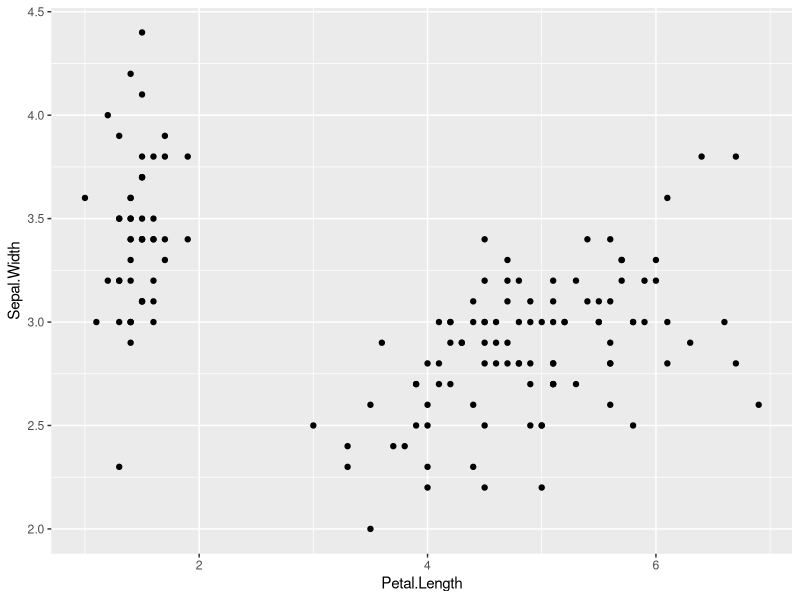
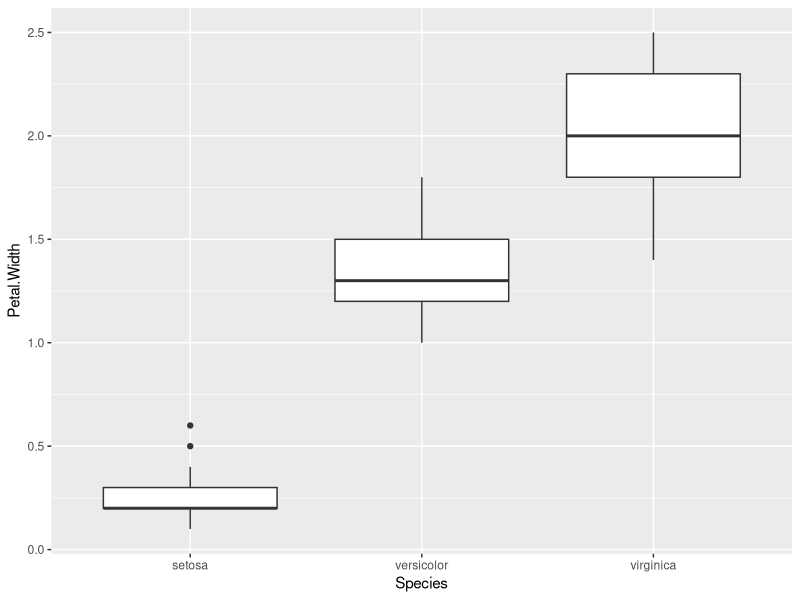
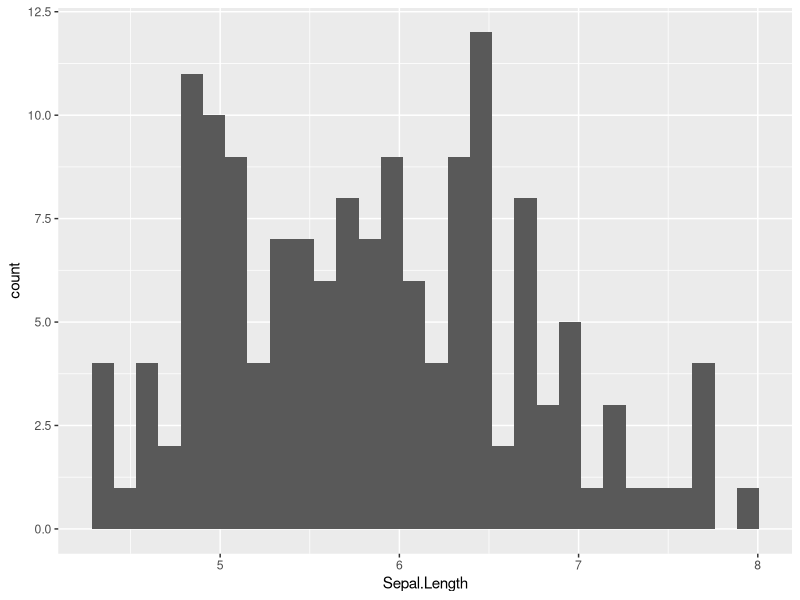
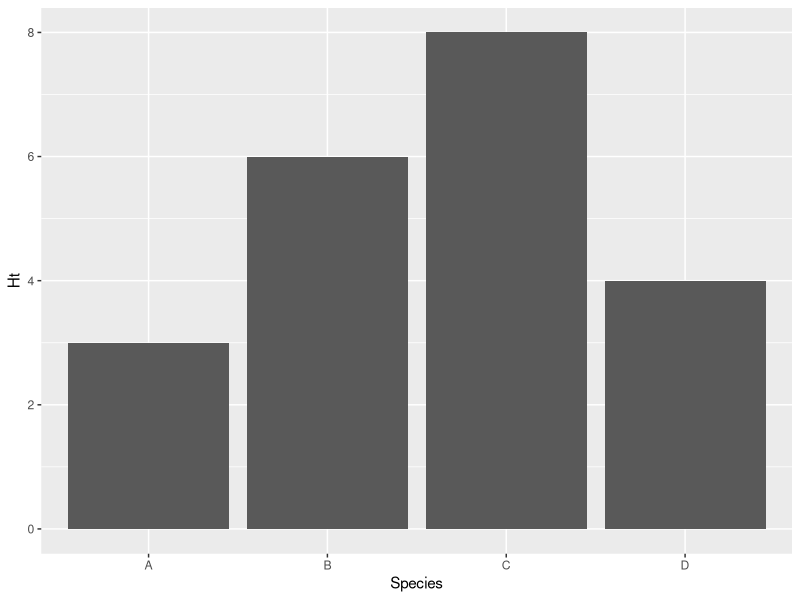
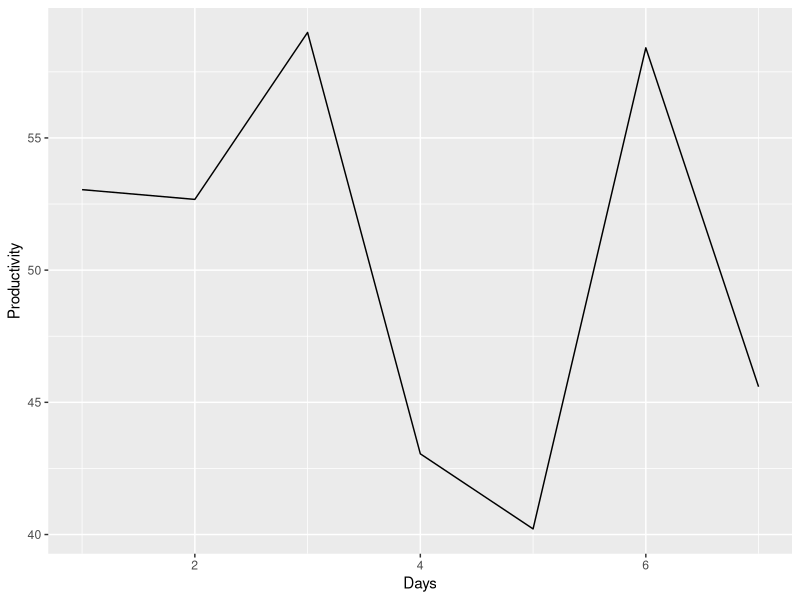
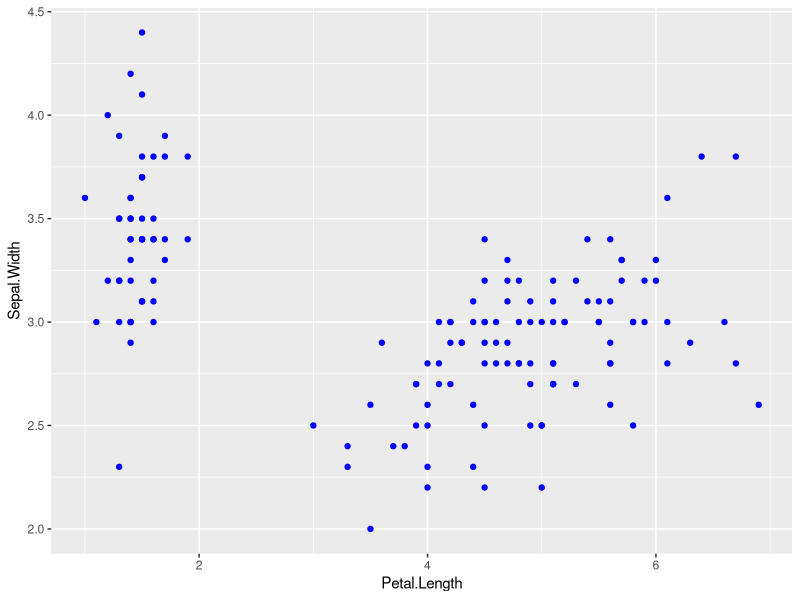
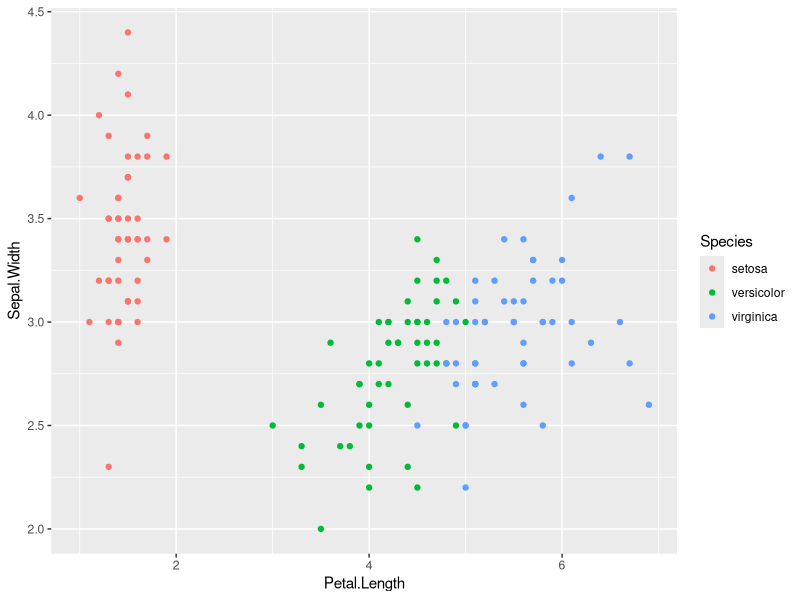
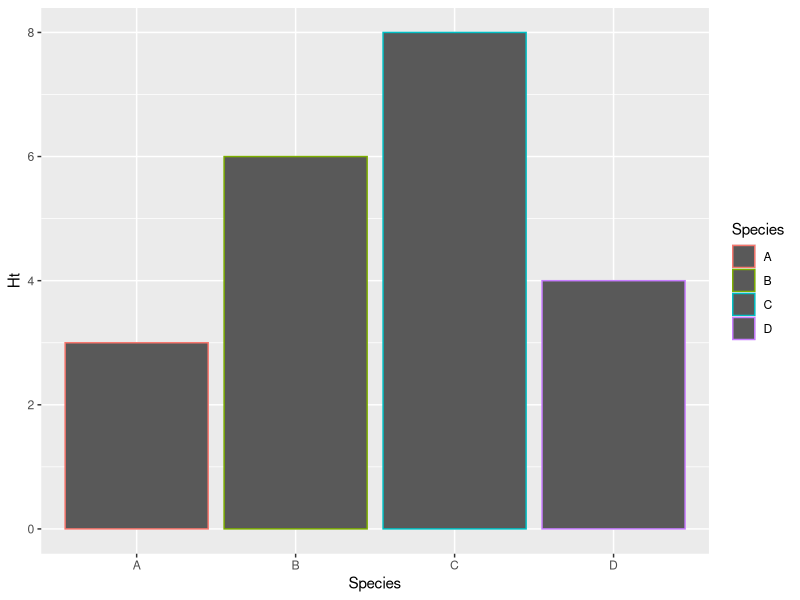

R code for these plots, in order: (Note: this script raises an error after producing the figures.)
##################### R Workshop: Graphing with ggplot2 #######################
                            ## Jennifer Bufford ##
                      ## jennifer.bufford@lincoln.ac.nz ##
                             # December 15, 2014 #

###############################################################################

#Input: iris

#Requires: ggplot2, plyr

#Output: Iris Graphs.pdf
#        ggplot Graphs.RData

#This script will run through examples of the following aspects of graping in ggplot:
#   simple plots
#   changing colour, shape, linetype, scales, etc.
#   adding regression lines and smoothers
#   spliting plots by groups using "facet"
#   bar plot with error bars
#   using theme() and base plots

#The script also looks at some alternate ways to calculate means and standard errors
#   and uses merge()

###############################################################################


#setwd("R Stats/R Workshop")

data(iris)


## Load Required Packages ##

#Note, you may have to install one or more of these packages, first
library(ggplot2)
library(plyr)


# pdf(file="Iris Graphs.pdf", width=16, height=8)



##### Background about ggplot #################################################


# ggplot2 (package by Hadley Wickham)
# 
# Advantages:
#   Easy to make nice plots
#   Easy to plot colours/shapes, legends, error bars
# 
# Challenges:
#   Very different grammar than plot()
#   Often need specific data formatting in order to plot
#   Some (intentional) limits



##### Grammar of Graphics #####################################################


# ggplot uses the "grammar of graphics", which is quite different from plot()
# Here are some basics to get you started:

# Plot in layers
#     ggplot() sets up overall plot
#     Use + to add new layers (e.g. points, scales, etc.)
# Aesthetics (mapping) = data
#     aes(x=, y=)
# Geometries = plots the data 
#     geom_something() (e.g. bars, lines, points)
# Scales = configures the layers
#     scale_something() 
# Themes = overall appearance
#     theme()



##### Help for ggplot #########################################################


#http://www.cookbook-r.com/Graphs/
#http://docs.ggplot2.org/current/
#http://ramnathv.github.io/pycon2014-r/visualize/ggplot2.html



##### Examples and Exercises ##################################################


## Below are some exercises, some of which are done as examples and some which
##    ask you to make a plot yourself.  
##  Answers to the exercises are in Graphing w ggplot2 Answers.R



##### Format Data #############################################################


str(iris)

iris$Loc <- factor(rep(c('ChicChocs',"LawrenceRiver",'ChaleurBay'), 50))
iris$Habitat <- factor(sample(c('meadow','marsh','riparian'), 150, replace=T))




##### Simple Plots ############################################################


## Scatterplot ##

ggplot(data=iris, aes(x=Petal.Length, y=Sepal.Width)) + geom_point()


## Boxplot ##

ggplot(data=iris, aes(x=Species, y=Petal.Width)) + geom_boxplot()


## Histogram ##

ggplot(data=iris, aes(x=Sepal.Length)) + geom_histogram()


## Bar Plot ##

#generate data
bar.dat <- data.frame("Ht"=rpois(4, 5), 'Species'=c('A','B','C','D'))

ggplot(data=bar.dat, aes(x=Species, y=Ht)) + geom_bar(stat="identity")


## Line Plot ##

#generate data
line.dat <- data.frame('Days'=1:7, 'Productivity'=rnorm(7,50,10))

ggplot(data=line.dat, aes(x=Days, y=Productivity)) + geom_line()


## Exercise: Line and Point Plot ##
#Use line.dat for your plot





##### Changing Shape, Colour ##################################################


## Change Colour ##

#all points one colour
ggplot(data=iris, aes(x=Petal.Length, y=Sepal.Width)) + geom_point(colour="blue")

#points are coloured by species
ggplot(data=iris, aes(x=Petal.Length, y=Sepal.Width, colour=Species)) + geom_point()

#the difference between colour and fill
ggplot(data=bar.dat, aes(x=Species, y=Ht, colour=Species)) + geom_bar(stat='identity')
ggplot(data=bar.dat, aes(x=Species, y=Ht, fill=Species)) + geom_bar(stat='identity')


## Change Shape Type ##

#points all have the same shape
ggplot(data=iris, aes(x=Petal.Length, y=Sepal.Width)) + geom_point(shape=2)

#points are shaped by Species
ggplot(data=iris, aes(x=Petal.Length, y=Sepal.Width, shape=Species)) + geom_point()


## Change Line Type ##

#points all have the same shape
ggplot(data=line.dat, aes(x=Days, y=Productivity)) + geom_line(lty=2, size=3)


## Change Size ##

#points all have the same size
ggplot(data=iris, aes(x=Petal.Length, y=Sepal.Width)) + geom_point(size=6)

#points are sized by Species
ggplot(data=iris, aes(x=Petal.Length, y=Sepal.Width, size=Species)) + geom_point()


## Exercise: Change Colour, Shape & Size ##
#Set a colour by species, shape by habitat and size by location





##### Modifying Scales ########################################################


## Modify scale labels ##

ggplot(data=iris, aes(x=Petal.Length, y=Sepal.Width, colour=Species)) +
  geom_point(size=6) + ylab('Sepal Width (cm)') + xlab('Petal Length (cm)')


## Modify X-Y Scales ##

#Set min and max
ggplot(data=iris, aes(x=Petal.Length, y=Sepal.Width, colour=Species)) +
  geom_point(size=6) +
  scale_x_continuous(name="Petal Length (cm)", limits=c(3,7))

#Set tick labels
ggplot(data=iris, aes(x=Petal.Length, y=Sepal.Width, colour=Species)) +
  geom_point(size=6) +
  scale_x_continuous(name="Petal Length (cm)", breaks=seq(1,7, by=1))

#Set axis using expand
ggplot(data=iris, aes(x=Petal.Length, y=Sepal.Width, colour=Species)) +
  geom_point(size=6) +
  scale_y_continuous(name="Sepal Width (cm)", expand=c(0,0.1))


## Set Colour Scale ##

ggplot(data=iris, aes(x=Petal.Length, y=Sepal.Width, colour=Species)) +
  geom_point(size=6) + scale_colour_manual(values=c('darkgreen','firebrick','skyblue'))

ggplot(data=iris, aes(x=Petal.Length, y=Sepal.Width, colour=Species)) +
  geom_point(size=6) +
  scale_colour_manual(name="Sp", values=c('firebrick','darkgreen','skyblue'),
                     labels=c('Iris setosa','Iris versicolor','Iris virginica'))


## Using Colour Schemes ##

ggplot(data=iris, aes(x=Petal.Length, y=Sepal.Width, colour=Species)) +
  geom_point(size=6) + scale_colour_brewer()

ggplot(data=iris, aes(x=Petal.Length, y=Sepal.Width, colour=Species)) +
  geom_point(size=6) + scale_colour_brewer(type='div')

ggplot(data=iris, aes(x=Petal.Length, y=Sepal.Width, colour=Species)) +
  geom_point(size=6) + scale_colour_brewer(type='qual')

ggplot(data=iris, aes(x=Petal.Length, y=Sepal.Width, colour=Species)) +
  geom_point(size=6) + scale_colour_brewer(type='qual',palette=2)

ggplot(data=iris, aes(x=Petal.Length, y=Sepal.Width, colour=Species)) +
  geom_point(size=6)


## Exercise: Set Shape Scale ##

#Set the Shape so that setosa is a solid circle, versicolor an open square,
#   and virginica a +
#Set the labels to "I. " and then the species name and make the legend title blank
#use scale_shape_manual (also check pch), look in R help or ggplot2 website for help





##### Adding Regression Lines #################################################


## Linear Regression ##

#All points, irrespective of species (e.g. Sepal.Length ~ Petal.Length)
ggplot(data=iris, aes(x=Petal.Length, y=Sepal.Length)) + geom_point(size=6) +
  geom_smooth(method="lm")

#Modify the line, without 95% CI Shading
ggplot(data=iris, aes(x=Petal.Length, y=Sepal.Length)) + geom_point(size=6) +
  geom_smooth(method="lm", size=3, se=F, colour="red")

#By Species (e.g. Sepal.Length ~ Petal.Length*Species)
ggplot(data=iris, aes(x=Petal.Length, y=Sepal.Length, colour=Species)) +
  geom_point(size=6) + geom_smooth(method="lm")


## Smoothers ##

#All points together
ggplot(data=iris, aes(x=Petal.Length, y=Sepal.Length)) + geom_point(size=6) +
  geom_smooth()

#By Species
ggplot(data=iris, aes(x=Petal.Length, y=Sepal.Length, colour=Species)) +
  geom_point(size=6) + geom_smooth()


## Exercise: Plot Petal.Width vs Sepal.Width with linear regression by Sp ##







##### Facets ##################################################################


ggplot(data=iris, aes(x=Sepal.Width)) + stat_bin(breaks=c(2,3.1,4.2)) +
  facet_grid(~Species)


## Facet ##

ggplot(data=iris, aes(x=Petal.Length, y=Sepal.Length, colour=Species)) +
  geom_point(size=6) + facet_grid(~Loc)

ggplot(data=iris, aes(x=Petal.Length, y=Sepal.Length, colour=Species)) +
  geom_point(size=6) + facet_grid(Loc~Habitat)

ggplot(data=iris, aes(x=Petal.Length, y=Sepal.Length, colour=Species)) +
  geom_point(size=6) + facet_grid(~Loc + Habitat)


## Exercise: Plot with Location in Colours and Facet by Species ##





##### Formatting Data for ggplot ##############################################


spdat <- ddply(.data = iris, .variables = c('Species','Habitat'), .fun=function(x){
  y <- data.frame('PL.m' = mean(x$Petal.Length),
                  'PL.se' = sd(x$Petal.Length)/sqrt(nrow(x)))
  return(y)
})


## Exercise: Find Mean and SE for Sepal.Length by Species and Habitat ##
#call your new data.frame spdat2, call your columns SL.m and SL.se






## Merge Data ##

(sp.dat <- merge(spdat, spdat2))



##### Adding Error Bars #######################################################


## Basic Bar Plot ##

ggplot(sp.dat, aes(x=Species, y=PL.m, fill=Habitat)) +
  geom_bar(stat='identity', position="dodge")


## Add Error Bars ##

ggplot(sp.dat, aes(x=Species, y=PL.m, fill=Habitat)) +
  geom_bar(stat='identity', position="dodge") +
  geom_errorbar(aes(ymin = PL.m-PL.se, ymax=PL.m+PL.se), position="dodge")

ggplot(sp.dat, aes(x=Species, y=PL.m, fill=Habitat)) +
  geom_bar(stat='identity', position="dodge") +
  geom_errorbar(aes(ymin = PL.m-PL.se, ymax=PL.m+PL.se), width=0.5,
                position=position_dodge(width=0.9))


## Advanced: Vertical and Horizontal Error Bars ##

ggplot(sp.dat, aes(x=SL.m, y=PL.m, colour=Species, shape=Habitat)) +
  geom_point(size=4) +
  geom_errorbar(aes(ymin = PL.m-PL.se, ymax=PL.m+PL.se)) +
  geom_errorbarh(aes(xmin = SL.m-SL.se, xmax=SL.m+SL.se))


## Exercise: Create a Bar Plot with Error Bars for Sepal Length ##
#Add informative axis labels





##### Using Theme #############################################################


## Pre-set Themes ##

#Black and white
ggplot(sp.dat, aes(x=Species, y=PL.m, fill=Habitat)) +
  geom_bar(stat='identity', position="dodge") + theme_bw()

#Classic
ggplot(sp.dat, aes(x=Species, y=PL.m, fill=Habitat)) +
  geom_bar(stat='identity', position="dodge") + theme_classic()

#Minimal
ggplot(sp.dat, aes(x=Species, y=PL.m, fill=Habitat)) +
  geom_bar(stat='identity', position="dodge") + theme_minimal()


## Grid Lines ##

ggplot(sp.dat, aes(x=Species, y=PL.m, fill=Habitat)) +
  geom_bar(stat='identity', position="dodge") +
  theme(panel.grid = element_blank())


## Legend Position ##

ggplot(sp.dat, aes(x=Species, y=PL.m, fill=Habitat)) +
  geom_bar(stat='identity', position="dodge") +
  theme(legend.position = c(0.1,0.85))


## Modify Facets ##

ggplot(sp.dat, aes(x=Species, y=PL.m, fill=Habitat)) +
  geom_bar(stat='identity', position="dodge") + facet_grid(~Habitat) +
  theme(strip.background = element_rect(fill='purple'))


## Modifying Text ##

ggplot(sp.dat, aes(x=Species, y=PL.m, fill=Habitat)) +
  geom_bar(stat='identity', position="dodge") +
  theme(axis.text = element_text(size=14), axis.title = element_text(size = 20),
        legend.text = element_text(size=12, colour="red"),
        legend.title=element_text(size=20))


## Exercise: Create a plot with a white background, no grid lines, and all text >=12
#Add informative axis labels





##### Using a Base Plot #######################################################


## Create Base Plot ##

base.plot <- ggplot(data=iris, aes(x=Petal.Length, y=Sepal.Length, colour=Species)) +
  scale_colour_manual(values=c('firebrick','darkgreen','skyblue'),
                     labels=c('Iris setosa','Iris versicolor','Iris virginica')) +
  theme_bw() +
  theme(panel.grid = element_blank(),
        axis.text = element_text(size = 16), axis.title = element_text(size = 18),
        legend.text = element_text(size=16), legend.key = element_rect(colour="white"),
        legend.title = element_blank(), strip.text = element_text(size=18),
        strip.background = element_rect(fill="white"))


## Plot ##

base.plot + geom_point() + xlab('Petal Length (cm)')

base.plot + geom_point(aes(x=Sepal.Length, y=Petal.Length))

base.plot + geom_bar(data=sp.dat, aes(x=Species, y=PL.m, fill=Habitat), stat='identity',
                     position="dodge")


## Exercise: Create a base plot for the bar graph (sp.dat), then add bars and errorbars





##### Additional Packages #####################################################


#the package 'GGally' includes the function ggpairs, which allows you to
#   quickly make pairwise plots in ggplot

#the package 'ggthemes' extends many of the theme() elements in ggplot, including
#   different pre-set themes, and pre-set colour schemes
#   (e.g. scale_colour_colorblind - note the spelling)

#ggsave() is a useful way to save your plots (like pdf())



##### Save Plots, Data ########################################################


# dev.off()


## Save Workspace ##

save.image(file="ggplot Graphing.RData")


